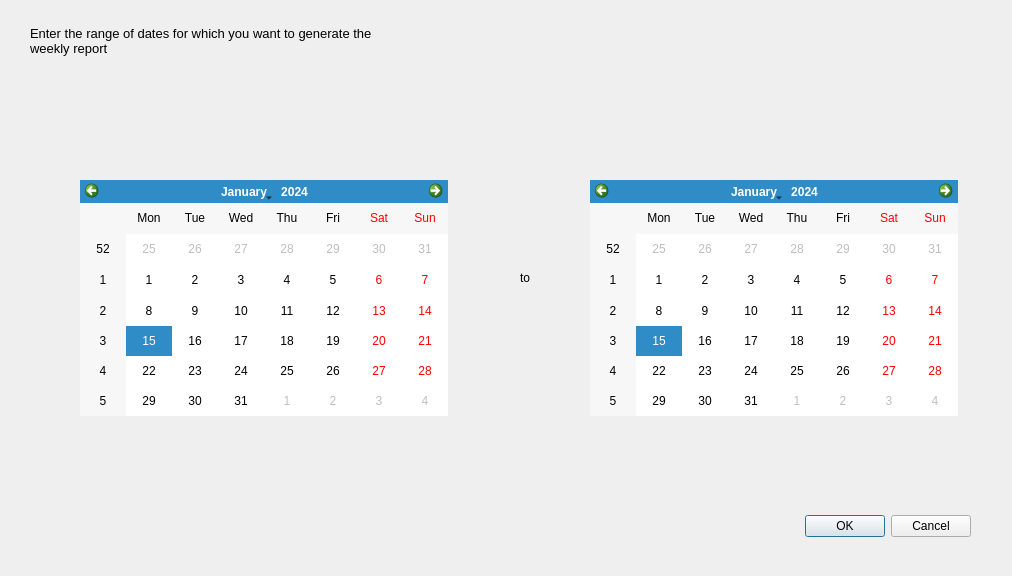
<?xml version="1.0" encoding="UTF-8"?>
<ui version="4.0">
 <class>Dialog</class>
 <widget class="QDialog" name="Dialog">
  <property name="geometry">
   <rect>
    <x>0</x>
    <y>0</y>
    <width>1012</width>
    <height>576</height>
   </rect>
  </property>
  <property name="windowTitle">
   <string>Dialog</string>
  </property>
  <widget class="QDialogButtonBox" name="buttonBox">
   <property name="geometry">
    <rect>
     <x>630</x>
     <y>510</y>
     <width>341</width>
     <height>32</height>
    </rect>
   </property>
   <property name="orientation">
    <enum>Qt::Horizontal</enum>
   </property>
   <property name="standardButtons">
    <set>QDialogButtonBox::Cancel|QDialogButtonBox::Ok</set>
   </property>
  </widget>
  <widget class="QLabel" name="label">
   <property name="geometry">
    <rect>
     <x>30</x>
     <y>10</y>
     <width>351</width>
     <height>61</height>
    </rect>
   </property>
   <property name="font">
    <font>
     <pointsize>10</pointsize>
    </font>
   </property>
   <property name="text">
    <string>Enter the range of dates for which you want to generate the weekly report</string>
   </property>
   <property name="wordWrap">
    <bool>true</bool>
   </property>
  </widget>
  <widget class="QLabel" name="label_2">
   <property name="geometry">
    <rect>
     <x>520</x>
     <y>270</y>
     <width>55</width>
     <height>16</height>
    </rect>
   </property>
   <property name="text">
    <string>to</string>
   </property>
  </widget>
  <widget class="QCalendarWidget" name="calendarWidget">
   <property name="geometry">
    <rect>
     <x>80</x>
     <y>180</y>
     <width>368</width>
     <height>236</height>
    </rect>
   </property>
  </widget>
  <widget class="QCalendarWidget" name="calendarWidget_2">
   <property name="geometry">
    <rect>
     <x>590</x>
     <y>180</y>
     <width>368</width>
     <height>236</height>
    </rect>
   </property>
  </widget>
 </widget>
 <resources/>
 <connections>
  <connection>
   <sender>buttonBox</sender>
   <signal>accepted()</signal>
   <receiver>Dialog</receiver>
   <slot>accept()</slot>
   <hints>
    <hint type="sourcelabel">
     <x>248</x>
     <y>254</y>
    </hint>
    <hint type="destinationlabel">
     <x>157</x>
     <y>274</y>
    </hint>
   </hints>
  </connection>
  <connection>
   <sender>buttonBox</sender>
   <signal>rejected()</signal>
   <receiver>Dialog</receiver>
   <slot>reject()</slot>
   <hints>
    <hint type="sourcelabel">
     <x>316</x>
     <y>260</y>
    </hint>
    <hint type="destinationlabel">
     <x>286</x>
     <y>274</y>
    </hint>
   </hints>
  </connection>
 </connections>
</ui>
